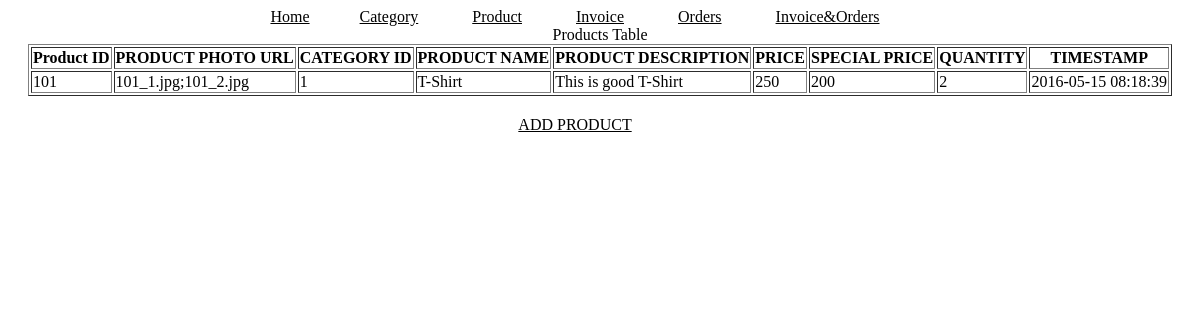
The app's page /product.php?id=101 with its own data.
### tables this page shows
CREATE TABLE `product` (
  `product_id` int(11) NOT NULL,
  `product_photo_url` varchar(30) DEFAULT NULL,
  `category_id` int(11) DEFAULT NULL,
  `product_name` varchar(20) DEFAULT NULL,
  `product_description` varchar(30) DEFAULT NULL,
  `price` int(11) DEFAULT NULL,
  `special_price` int(11) DEFAULT NULL,
  `quantity` int(11) DEFAULT NULL,
  `entry_time` timestamp NOT NULL DEFAULT CURRENT_TIMESTAMP ON UPDATE CURRENT_TIMESTAMP
);

### product.php (the view, shortened to what this page needs)
<html>
	<head>
		<link rel="stylesheet" type="text/css" href= "link.css">
	</head>
	<body>
	<div width="100%" align="center">
		<a href="index.php">Home</a><a href="categories.php">Category</a> <a href="products.php">Product</a> <a href="invoices.php">Invoice</a> <a href="orders.php">Orders</a> <a href="merge.php">Invoice&Orders</a>
	</div>
<?php
	$server_name = "localhost";
	$user_name = "root";
	$user_pass = "";
	$product_id = urldecode($_GET["id"]);
	$database_name ="bagdoomdb";
	$conn = mysqli_connect($server_name, $user_name, $user_pass);
	if(mysqli_connect_errno()){
		echo mysqli_connect_error();
	}
	else{
		mysqli_select_db($conn, $database_name);
		$sql_query = "select * from Product where  product_id = ".$product_id;
		$result = mysqli_query($conn, $sql_query);
		if($result == false){
			echo mysqli_error($conn);
		}
		else{
			echo "<div align ='center'>";
			echo "<table border ='1'>";
			echo "<caption> Products Table </caption>";
			echo "<tr>";
				echo "<th>Product ID</th><th>PRODUCT PHOTO URL</th><th>CATEGORY ID</th><th>PRODUCT NAME</th><th>PRODUCT DESCRIPTION</th><th>PRICE</th><th>SPECIAL PRICE</th><th>QUANTITY</th><th>TIMESTAMP</th>";
			echo "</tr>";
			if (mysqli_num_rows($result)>0){
				while($row = mysqli_fetch_assoc($result)){
					echo "<tr><td>".$row["product_id"]."</td>"."<td>".$row["product_photo_url"]."</td>"."<td>".$row["category_id"]."</td>"."<td>".$row["product_name"]."</td>"."<td>".$row["product_description"]."</td>"."<td>".$row["price"]."</td>"."<td>".$row["special_price"]."</td>"."<td>".$row["quantity"]."</td>"."<td>".$row["entry_time"]."</td></tr>";
				}
			}
			else {
				echo "<tr><td colspan='9'>0 results</td></tr>";
			}
			echo "</table>";
			echo "</div>";
		}
	}
?>
	<div width="100%" align="center" style="padding-top: 20px;">
		<a href="addProduct.php">ADD PRODUCT</a>
	</div>
	</body>
</html>

### link.css (style rules this page uses)
a { color: black; border: 4px 4px 0 0; width:50px; height:20px; text-decoration: underline; padding-right: 50px; }

### records on screen
product: product_id "101", product_photo_url "101_1.jpg;101_2.jpg", category "1", product_name "T-Shirt", product_description "This is good T-Shirt", price "250", special_price "200", quantity "2", entry_time "2016-05-15 08:18:39"
